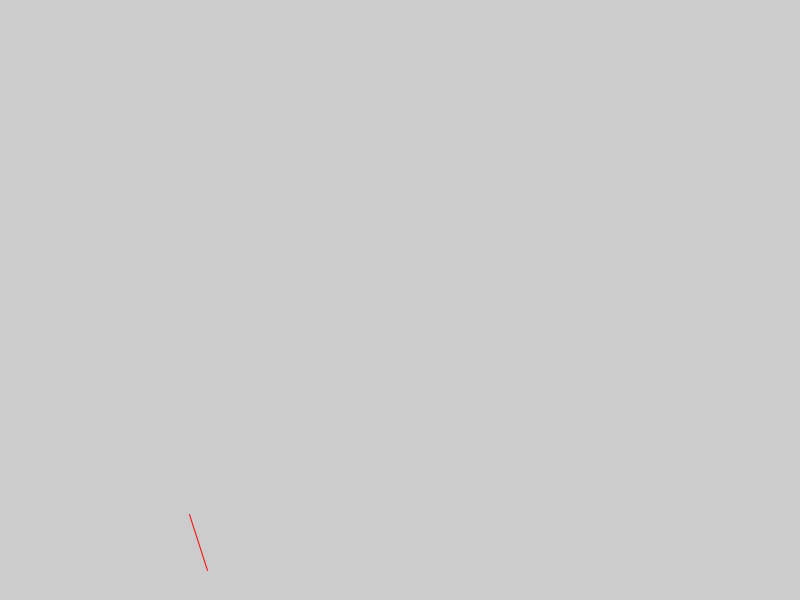
Frame 1 (no input)
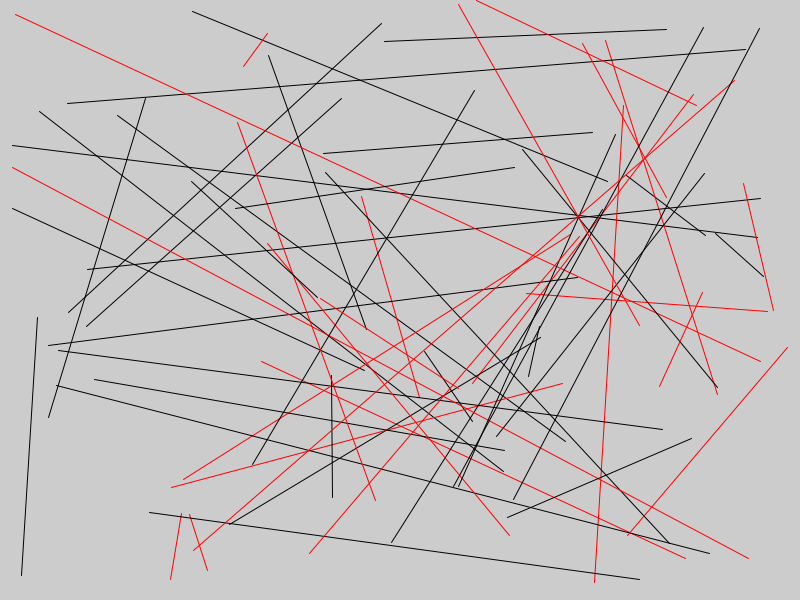
Frame 60 (the mouse pressed at the canvas centre just before this capture)
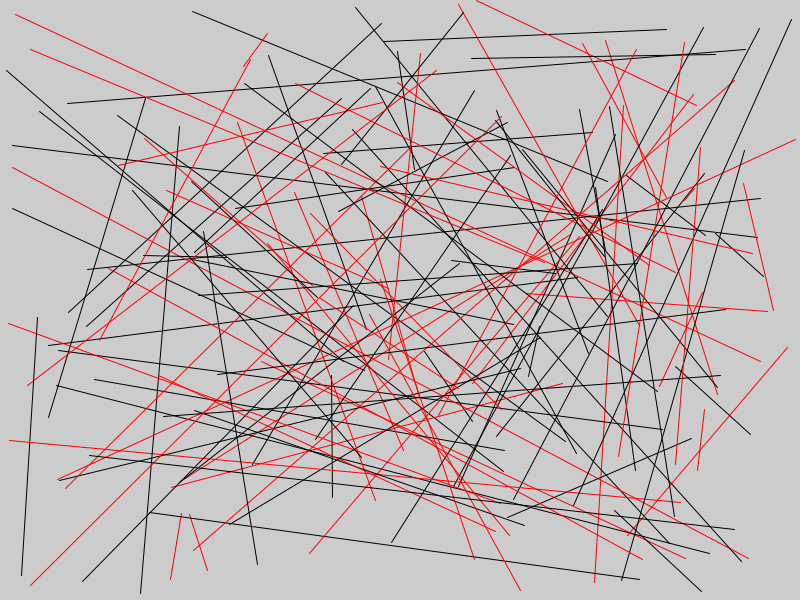
Frame 120 (the mouse held since frame 60 and released just before this capture)

The Processing sketch that drew these frames (run headless with seeded random() and noise(); from frame 60 on, the mouse is pressed at the canvas centre):

// Processing sketch: CCRS_09_RANDOM_04
// ── CCRS_09_RANDOM_04.pde
// @DHDPIC

// random

void setup() {
  size(800,600);
}

void draw() {
  // make the stroke color a random color
  float r = random(1);
  if(r > 0.5) {
    stroke(255,0,0);
  } else {
    stroke(0);
  }
  // draw a line from random start position to random end position
  line(random(width),random(height),random(width),random(height));
}
